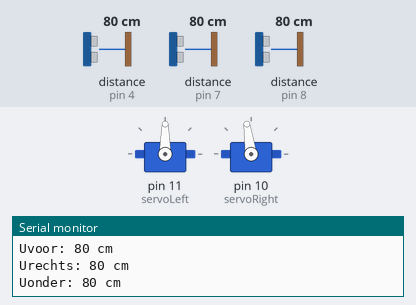
The sketch below on a simulated Arduino Uno, built with avr-gcc and run on an emulated ATmega328P. On the bench: 2 × servo, the last lines printed to the serial monitor. Wiring (inferred from the names in the program): 3 × ultrasonic range finder: trigger pin 5, echo pin 4 / trigger pin 6, echo pin 7 / trigger pin 9, echo pin 8. The test bench sets the inputs (shaded band); at power-on: distance to the obstacle (sensors on pin 8, pin 4, pin 7) 80 cm. The echo pulse lasts 58.3 µs per cm.

Above: at 0.9 s.
1.5 s: distance to the obstacle (sensor on pin 8) set to 2 cm
At 2.63 s:
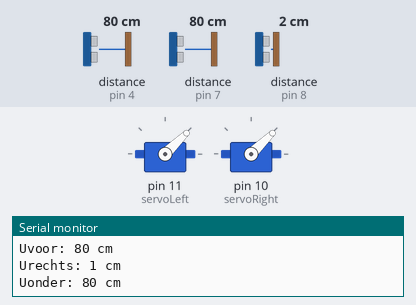
4.9 s: distance to the obstacle (sensor on pin 4) set to 9 cm
8.3 s: distance to the obstacle (sensor on pin 4) set to 6 cm
10.4 s: distance to the obstacle (sensor on pin 8) set to 11 cm
At 10.7 s:
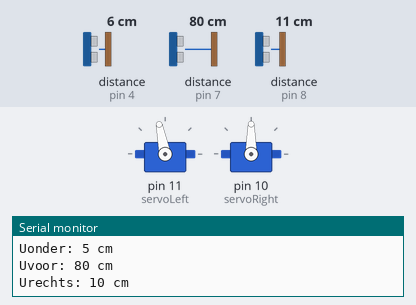
11.9 s: distance to the obstacle (sensor on pin 7) set to 10 cm
15.3 s: distance to the obstacle (sensor on pin 7) set to 7 cm
At 15.47 s:
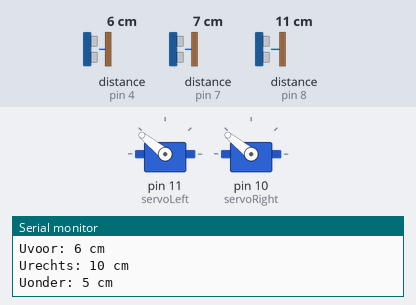
Timing chart, 0 to 19.7 s (numbered marks = the images above; inputs shaded):
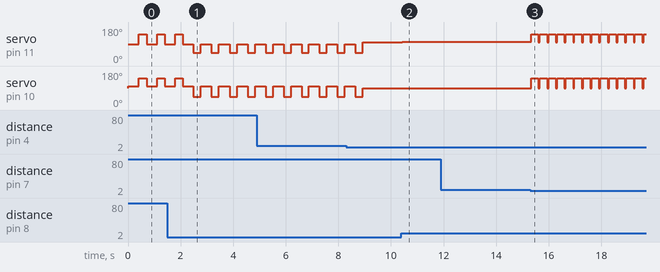

The sketch:

parallaxcode2.ino
```cpp
#include <Servo.h>

//motoren
Servo servoLeft;            //linker motor
Servo servoRight;           //rechter motor

//zijultra
#define ECHOPINrechts 8      //pin to receive echo pulse
#define TRIGPINrechts 9      //pin to send trigger pulse

//onderultra
#define ECHOPINonder 4       //echopin onderultra
#define TRIGPINonder 5       //trigpin onderultra

//voorultra
#define ECHOPINvoor 7       //echopin voorultra
#define TRIGPINvoor 6       //trigpin voorultra

long distance_voor, distance_rechts, distance_onder, voor, rechts, onder;


void setup() {


  //motoren
  servoLeft.attach(11);       //linker motor pin 9
  servoRight.attach(10);      //rechter motor pin 5

  //ultrasonen
  Serial.begin(9600);
  pinMode(ECHOPINrechts, INPUT);
  pinMode(TRIGPINrechts, OUTPUT);

  pinMode(ECHOPINonder, INPUT);
  pinMode(TRIGPINonder, OUTPUT);

  pinMode(ECHOPINvoor, INPUT);
  pinMode(TRIGPINvoor, OUTPUT);

}

void loop() {

  ///////ULTRASONEN///////
      //voor
      //meten ultrasoon voor
        digitalWrite(TRIGPINvoor, LOW);
        delayMicroseconds(2);
        digitalWrite(TRIGPINvoor, HIGH);
        delayMicroseconds(10);
        digitalWrite(TRIGPINvoor, LOW);

      //distance calculation ultrasoon voor
        distance_voor = pulseIn(ECHOPINvoor, HIGH);
        long voor = distance_voor/29/2;
        if(voor < 0){ //indien gemeten afstand negatief is.
          voor = 0;
         }
        Serial.print("Uvoor: ");
        Serial.print(voor);
        Serial.println(" cm");

      //rechts
      //meten ultrasoon rechts
        digitalWrite(TRIGPINrechts, LOW);
        delayMicroseconds(2);
        digitalWrite(TRIGPINrechts, HIGH);
        delayMicroseconds(10);
        digitalWrite(TRIGPINrechts, LOW);

        //distance calculation ultrasoon rechts
        distance_rechts = pulseIn(ECHOPINrechts, HIGH);
        long rechts = distance_rechts/29/2;
        if(rechts < 0){ //indien gemeten afstand negatief is.
          rechts = 0;
        }
        Serial.print("Urechts: ");
        Serial.print(rechts);
        Serial.println(" cm");

      //onder
      //meten ultrasoon onder
        digitalWrite(TRIGPINonder, LOW);
        delayMicroseconds(2);
        digitalWrite(TRIGPINonder, HIGH);
        delayMicroseconds(10);
        digitalWrite(TRIGPINonder, LOW);

        //distance calculation ultrasoon onder
        distance_onder = pulseIn(ECHOPINonder, HIGH);
        long onder = distance_onder/29/2;
        if(onder < 0){ //indien gemeten afstand negatief is.
          onder = 0;
        }

        Serial.print("Uonder: ");
        Serial.print(onder);
        Serial.println(" cm");


   /////CODE/////
  if(onder<=7){
      if(voor>7){
          if(rechts>4 && rechts <8){     //als gewone weg, geen muur voor en muur aan de rechter kant is niet te ver weg: vooruit rijden
            rijvooruit(50);
           //Serial.println("vooruit rijden");
          }
          else if(rechts>=8 && rechts <13){  //als gewone weg, geen muur voor en muur aan de rechter kant is een beetje ver weg: beetje corrigeren naar rechts
            draaibeetjerechts();
            //Serial.println("beetje rechts draaien");
          }
          else if(rechts<=4){                //als gewone weg, geen muur voor en muur an de rechter kant is een beetje ver weg: beetje corrigeren naar links
            draaibeetjelinks();
            //Serial.println("beetje links draaien");
          }

          /*else if(rechts>=13){
            draaikwartrechts();
            rijvooruit(50);
            //Serial.println("bochtje naar rechts");
          }
          */
      }

      else if(voor<=7){
          if(rechts>9){                   //als gewone weg, wel muur voor en rechts geen muur: naar rechts draaien
            draaikwartrechts();
            rijvooruit(50);
            //Serial.println("bochtje naar rechts");
          }
          else if(rechts<=9){            //als gewone weg, wel muur voor en rechts wel muur: naar links draaien
            draaikwartlinks();
            rijvooruit(100);
            //Serial.println("bochtje naar links");
          }
      }
  }

  else if(onder>7){
    rijachteruit(400);

      if(rechts>13){                //als afgrond: rij achteruit,  en als rechts geen muur een kwart naar rechts draaien en verder normaal detecteren
        draaikwartrechts();
        loop();
        /*
        voor = voorultrasoon();

        //rij vooruit tot muur

        while(voorultrasoon() > 7){
          rijvooruit(50);
        }
        draaikwartrechts();
        */
      }

      else if(rechts<=13){        //als afgrond: rij achteruit,  en als rechts wel muur een kwart naar links draaien en verder normaal detecteren
        draaikwartlinks();
        loop();

        //rij vooruit tot muur

        /*while(voorultrasoon() > 7){
          rijvooruit(50);
        }
        draaikwartlinks();
        */
      }
  }


/*
   if(onder>13){
      rijachteruit(250);
      if(rechts>10){
        draaikwartrechts();
        //rij vooruit tot muur
        //draaikwartrechts();
      }
      if(rechts<=10){
        draaikwartlinks();
        //rij vooruit tot muur
        //draaikwartlinks();
      }

   }
*/

}

void rijvooruit (int tijd){
  //tijd is in microsec dus 1 sec is 1000 microsec
  servoLeft.writeMicroseconds(1550);     //linker motor draait counterclockwise(vooruit)
  servoRight.writeMicroseconds(1470);    //rechter motor draaien clockwise (vooruit)
  delay(tijd);                          //rechter motor draait voor 'tijd' sec (90cm op 1000 met batterijen en twee motoren)

}

void rijachteruit (int tijd){
  //tijd is in microsec dus 1 sec is 1000 microsec

  servoLeft.writeMicroseconds(1470);    //linkermotor draait clockwise (achteruit)
  servoRight.writeMicroseconds(1550);    //rechter motor draaien counterclockwise (achteruit)
  delay(tijd);                          //rechter motor draait andersom voor 'tijd' sec

}

void rijniet (int tijd){
  //tijd is in microsec dus 1 sec is 1000 microsec

  servoLeft.writeMicroseconds(1510);     //linker motor draait niet
  servoRight.writeMicroseconds(1510);    //rechter motor draait niet
  delay(tijd);                          //rechter motor draait niet voor 'tijd' sec

}

void draaibeetjelinks(){
  servoLeft.writeMicroseconds(1550);    //normale snelheid linkermotor
  servoRight.writeMicroseconds(1450);   //snellere snelheid rechtermotor
  delay(25);
}

void draaibeetjerechts(){
  servoLeft.writeMicroseconds(1590);    //normale snelheid linkermotor
  servoRight.writeMicroseconds(1470);   //snellere snelheid rechtermotor
  delay(25);
}

void draaiheel (){
  //draait naar links
  servoLeft.writeMicroseconds(1000);     //linker motor draait clockwise(achteruit)
  servoRight.writeMicroseconds(1000);    //rechter motor draaien clockwise (vooruit)
  delay(1000);                          //rechter motor draait voor 1 sec

}

void draaikwartlinks(){

  servoLeft.writeMicroseconds(1000);     //linker motor draait clockwise(achteruit)
  servoRight.writeMicroseconds(1000);    //rechter motor draaien clockwise (vooruit)
  delay(275);                          //rechter motor draait voor 0,275 sec

}

void draaikwartrechts(){

  servoLeft.writeMicroseconds(2000);     //linker motor draait counterclockwise(vooruit)
  servoRight.writeMicroseconds(2000);    //rechter motor draaien counterclockwise (achteruit)
  delay(275);                          //rechter motor draait voor 0,275 sec

}


/*
 *
 * werkt:
  if(ultrasoonvoor()>10.0){
    rijvooruit(1000);
  }
  else{
    rijniet(1000);
  }
 */
```

Measured:
- the behaviour switches between 9 and 8 cm on distance to the obstacle (sensor on pin 7) (found by bisection; images 2 and 3)
- after the input at 10.4 s, servo on pin 11 (servoLeft): 98° → 101° at once; servo on pin 10 (servoRight): 88° → 90° at once
- after the input at 15.3 s, servo on pin 11 (servoLeft): alternates 141° for 0.28 s and 98° for 0.05 s, starting at once; servo on pin 10 (servoRight): alternates 141° for 0.28 s and 90° for 0.05 s, starting at once
- by itself, servo on pin 11 (servoLeft): alternates 90° for 0.40 s and 44° for 0.28 s
- by itself, servo on pin 10 (servoRight): alternates 98° for 0.40 s and 44° for 0.28 s
